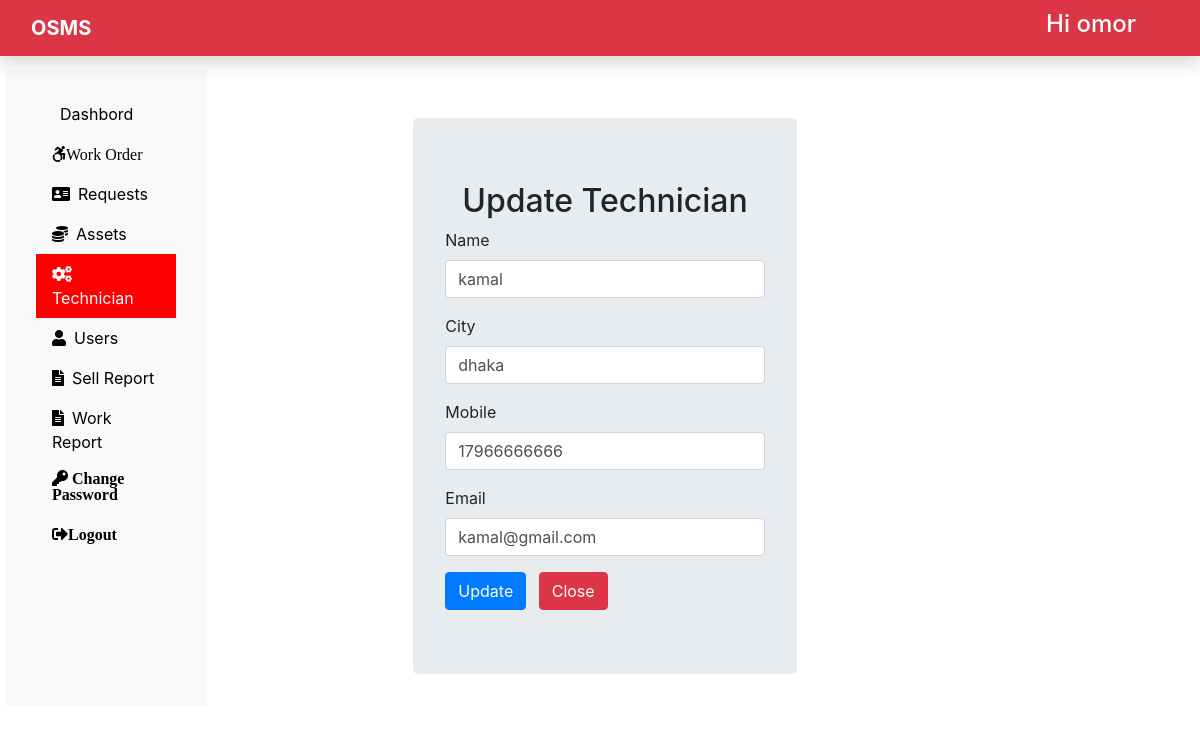
Page /Admin/technician_update.php?id=2 (signed in) on the committed database.
### tables this page shows
CREATE TABLE `technician` (
  `tech_id` int(11) NOT NULL,
  `tech_name` varchar(255) NOT NULL,
  `tech_city` varchar(255) NOT NULL,
  `tech_mobile` bigint(20) NOT NULL,
  `tech_email` varchar(255) NOT NULL
);

### Admin/technician_update.php (the view, shortened to what this page needs)
<?php
include "dashbord_header.php";
include 'dbconnect.php';
$tech_name = '';
$tech_city = '';
$tech_mobile = '';
$tech_email = '';
if(isset($_GET['id'])){
	$tech_id = $_GET['id'];
	$sql = "SELECT * FROM `technician` WHERE tech_id = '{$tech_id}'";
	$result = $conn->query($sql);
	$row = $result->fetch_assoc();
	$tech_name = $row['tech_name'];
	$tech_city = $row['tech_city'];
	$tech_mobile = $row['tech_mobile'];
	$tech_email = $row['tech_email'];
}
?>
<div class="col-sm-6">
	<form action="technician_update_action.php" method="POST" class="jumbotron offset-4 mt-5">
		<h2 class="text-center ">Update Technician</h2>
		<div class="form-group">
			<label for="">Name</label>
			<input type="text" name="name" required value="<?php echo $tech_name;?>" class="form-control" >
		</div>
		<div class="form-group">
			<label for="">City</label>
			<input type="text" name="city" required value="<?php echo $tech_city;?>" class="form-control">
		</div>
		<div class="form-group">
			<label for="">Mobile</label>
			<input type="text" name="mobile" required value="<?php echo $tech_mobile;?>" class="form-control">
		</div>
		<div class="form-group">
			<label for="">Email</label>
			<input type="text" name="email" required value="<?php echo $tech_email;?>" class="form-control">
		</div>
		<div>
			<button class="btn btn-primary mr-2" name="update" value="submit">Update</button>
			<button class="btn btn-danger" name="close" value="submit">Close</button>
		</div>
	</form>
</div>

### CSS/style.css (style rules this page uses)
* { margin: 0; padding: 0; box-sizing: border-box; }
body { font-family: 'Ubuntu', sans-serif; }

### rows in the picture
technician: name "kamal", city "dhaka", mobile "17966666666", email "kamal@gmail.com"

### other values in the picture
$_SESSION['name'] "omor"
